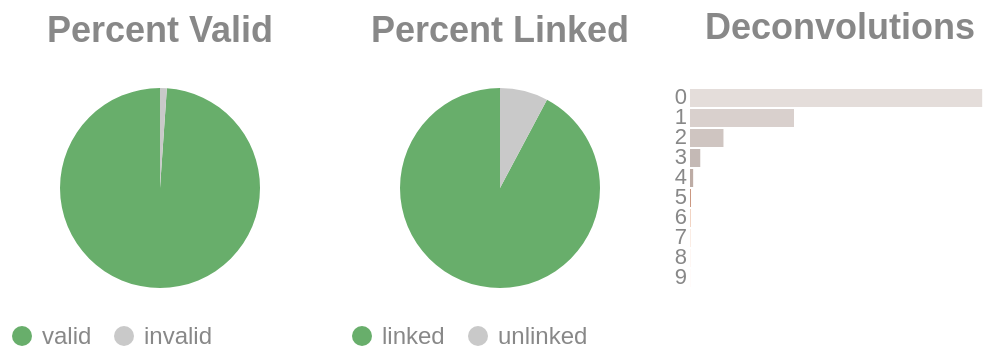

Here is the notebook cell this chart was saved with:
### Code cell
if SKIPLR:
    pass
else:
    clash = Counter()
    for i in valids['molecule'].to_list():
        _mol = i.split("-")
        if len(_mol) == 1:
            clash.update('0')
        else:
            clash.update(_mol[-1])

    _d = {"deconvolutions": [], 'count': []}
    for k,v in clash.items():
        _d['deconvolutions'].append(k)
        _d['count'].append(v)

    tot_valid = valids['reads'].sum()
    mask = valids['reads'] >= 2
    n_linked_reads = valids.filter(mask)['reads'].sum()
    if n_linked_reads == 0:
        print_html("No linked molecules (>=2 reads) were detected; linked-read metrics will not be reported.")
        SKIPLR = True
    else:
        perc_valid = round(tot_valid / n_reads, 4)
        linked_perc_abs = round(n_linked_reads / n_reads, 4)
        linked_perc = round(n_linked_reads / tot_valid, 4)

    _valid = pl.DataFrame({"valids": ['valid', 'invalid'], "count": [tot_valid, n_reads - tot_valid]})
    _linked_abs = pl.DataFrame({"linked (absolute)": ['linked', 'unlinked'], "count": [n_linked_reads, n_reads - n_linked_reads]})

    (
        alt.hconcat(
            piechart(_valid, goodval = 'valid', title = "Percent Valid"),
            piechart(_linked_abs, goodval = "linked", title =  "Percent Linked"),
            convolutionbar(pl.DataFrame(_d), title = "Deconvolutions"),
            center = True,
            bounds = 'flush'
        )
        .resolve_scale(color='independent')
        .resolve_legend('independent')
        .properties(usermeta={'embedOptions': {"actions": False}})
    ).display()

### Figure 1 — Vega-Lite specification as saved in the notebook (floating-point values rounded to 4 significant figures)
{"width": "container", "height": 400, "config": {"title": {"anchor": "start", "dy": -15, "fontSize": 18, "color": "#888888", "subtitleColor": "#888888", "subtitleFontSize": 14}, "arc": {"fill": "#0072B2"}, "axis": {"domainColor": "#888888", "domainWidth": 0.5, "gridWidth": 0.2, "grid": false, "titleFontWeight": 400, "titleFontSize": 15, "labelFontSize": 11, "labelColor": "#888888", "tickColor": "#888888", "tickWidth": 0.2, "titleColor": "#888888"}, "axisBand": {"grid": false}, "axisX": {"grid": true, "tickSize": 10, "domainCap": "round"}, "axisY": {"domain": false, "grid": true, "tickSize": 0, "domainCap": "round"}, "background": "transparent", "header": {"labelFontSize": 15, "labelColor": "#888888", "titleFontSize": 15, "titleFontWeight": 600, "titleColor": "#888888"}, "legend": {"labelFont": "sans-serif", "labelFontSize": 12, "labelColor": "#888888", "symbolSize": 100, "symbolType": "circle", "titleFontSize": 12, "titlePadding": 10, "titleColor": "#888888", "title": null}, "range": {"category": ["#E69F00", "#56B4E9", "#009E73", "#F0E442", "#0072B2", "#D55E00", "#CC79A7", "#000000"], "diverging": ["#cfe8f3", "#a2d4ec", "#73bfe2", "#46abdb", "#1696d2", "#12719e"]}, "area": {"fill": "#0072B2", "fillOpacity": 0.7, "line": true, "strokeOpacity": 0.7}, "line": {"color": "#0072B2", "stroke": "#0072B2", "strokeWidth": 2}, "trail": {"color": "#0072B2", "stroke": "#0072B2", "strokeWidth": 0, "size": 1}, "point": {"filled": true, "fillOpacity": 1.0, "size": 95}, "text": {"color": "#888888", "fontSize": 11, "align": "right", "fontWeight": 400, "size": 11}, "bar": {"fill": "#0072B2", "stroke": null}, "view": {"stroke": null, "continuousWidth": 660, "continuousHeight": 400}}, "hconcat": [{"data": {"name": "data-916499b87acf03d49b5b769e7dd86a97"}, "mark": {"type": "arc"}, "encoding": {"color": {"field": "valids", "legend": {"orient": "bottom", "title": null}, "scale": {"domain": ["valid", "invalid"], "range": ["#68ae6b", "#C9C9C9"]}, "title": "Valids", "type": "nominal"}, "theta": {"field": "count", "type": "quantitative"}, "tooltip": [{"field": "valids", "title": "Valids", "type": "ordinal"}, {"field": "percent", "format": ".2%", "title": "Percent", "type": "quantitative"}, {"field": "count", "title": "Count", "type": "quantitative"}]}, "height": 100, "title": {"text": "Percent Valid", "align": "center", "anchor": "middle"}, "transform": [{"calculate": "datum.count / 125657443", "as": "percent"}], "width": 150}, {"data": {"name": "data-f55aee052d89c92c63f28253cd97f00a"}, "mark": {"type": "arc"}, "encoding": {"color": {"field": "linked (absolute)", "legend": {"orient": "bottom", "title": null}, "scale": {"domain": ["linked", "unlinked"], "range": ["#68ae6b", "#C9C9C9"]}, "title": "Linked (Absolute)", "type": "nominal"}, "theta": {"field": "count", "type": "quantitative"}, "tooltip": [{"field": "linked (absolute)", "title": "Linked (Absolute)", "type": "ordinal"}, {"field": "percent", "format": ".2%", "title": "Percent", "type": "quantitative"}, {"field": "count", "title": "Count", "type": "quantitative"}]}, "height": 100, "title": {"text": "Percent Linked", "align": "center", "anchor": "middle"}, "transform": [{"calculate": "datum.count / 125657443", "as": "percent"}], "width": 150}, {"data": {"name": "data-9db018f8c5838733618be7ffa0d9378c"}, "mark": {"type": "bar"}, "encoding": {"color": {"field": "deconvolutions", "legend": null, "scale": {"scheme": "lightgreyred"}, "type": "nominal"}, "tooltip": [{"field": "deconvolutions", "title": "Deconvolutions", "type": "ordinal"}, {"field": "percent", "format": ".2%", "title": "Percent", "type": "quantitative"}, {"field": "count", "title": "Count", "type": "quantitative"}], "x": {"axis": null, "field": "count", "type": "quantitative"}, "y": {"field": "deconvolutions", "sort": "ascending", "title": null, "type": "nominal"}}, "height": 100, "title": {"text": "Deconvolutions", "align": "center", "anchor": "middle"}, "transform": [{"calculate": "datum.count / 23712920", "as": "percent"}], "width": 150}], "bounds": "flush", "center": true, "resolve": {"legend": {"angle": "independent"}, "scale": {"color": "independent"}}, "usermeta": {"embedOptions": {"actions": false}}, "$schema": "https://vega.github.io/schema/vega-lite/v6.4.1.json", "datasets": {"data-916499b87acf03d49b5b769e7dd86a97": [{"valids": "valid", "count": 124282115}, {"valids": "invalid", "count": 1375328}], "data-f55aee052d89c92c63f28253cd97f00a": [{"linked (absolute)": "linked", "count": 115875228}, {"linked (absolute)": "unlinked", "count": 9782215}], "data-9db018f8c5838733618be7ffa0d9378c": [{"deconvolutions": "0", "count": 15583521}, {"deconvolutions": "1", "count": 5546219}, {"deconvolutions": "2", "count": 1784877}, {"deconvolutions": "3", "count": 547258}, {"deconvolutions": "4", "count": 168458}, {"deconvolutions": "5", "count": 54117}, {"deconvolutions": "6", "count": 18348}, {"deconvolutions": "7", "count": 6499}, {"deconvolutions": "8", "count": 2544}, {"deconvolutions": "9", "count": 1079}]}}
